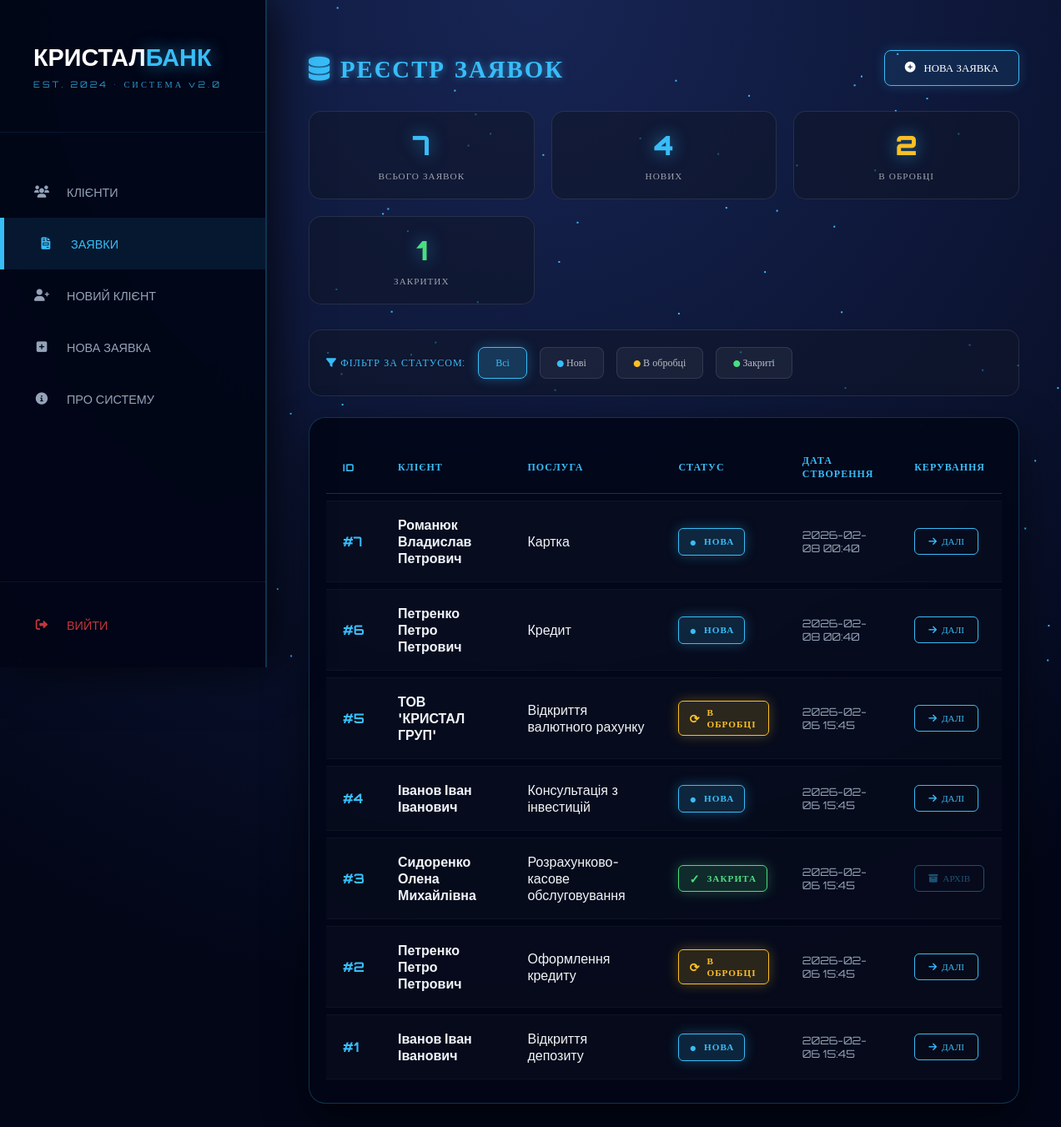
Page /requests (signed in) on the committed database.
### tables this page shows
CREATE TABLE requests (
            id INTEGER PRIMARY KEY AUTOINCREMENT,
            client_id INTEGER NOT NULL,
            service TEXT NOT NULL,
            status TEXT NOT NULL DEFAULT 'Нова' CHECK(status IN ('Нова', 'В обробці', 'Закрита')),
            created_at TIMESTAMP DEFAULT CURRENT_TIMESTAMP,
            updated_at TIMESTAMP DEFAULT CURRENT_TIMESTAMP,
            FOREIGN KEY (client_id) REFERENCES clients (id) ON DELETE CASCADE
        );

CREATE TABLE clients (
            id INTEGER PRIMARY KEY AUTOINCREMENT,
            name TEXT NOT NULL,
            phone TEXT NOT NULL UNIQUE,
            type TEXT NOT NULL CHECK(type IN ('Фізична особа', 'Юридична особа')),
            created_at TIMESTAMP DEFAULT CURRENT_TIMESTAMP,
            updated_at TIMESTAMP DEFAULT CURRENT_TIMESTAMP
        );

### app.py (the view)
@app.route("/requests")
@login_required
def requests_page():
    status_filter = request.args.get('status', '')
    db = get_db()
    if status_filter and status_filter in ['Нова', 'В обробці', 'Закрита']:
        reqs = db.execute("""
            SELECT requests.*, clients.name AS client_name
            FROM requests
            JOIN clients ON requests.client_id = clients.id
            WHERE requests.status = ?
            ORDER BY requests.created_at DESC
        """, (status_filter,)).fetchall()
    else:
        reqs = db.execute("""
            SELECT requests.*, clients.name AS client_name
            FROM requests
            JOIN clients ON requests.client_id = clients.id
            ORDER BY requests.created_at DESC
        """).fetchall()
    stats = {
        "total": db.execute("SELECT COUNT(*) FROM requests").fetchone()[0],
        "new": db.execute("SELECT COUNT(*) FROM requests WHERE status='Нова'").fetchone()[0],
        "processing": db.execute("SELECT COUNT(*) FROM requests WHERE status='В обробці'").fetchone()[0],
        "closed": db.execute("SELECT COUNT(*) FROM requests WHERE status='Закрита'").fetchone()[0]
    }
    return render_template("requests.html", requests=reqs, status_filter=status_filter, stats=stats)

### app.py (called while the page is built)
@app.after_request
def set_security_headers(response):
    response.headers['X-Content-Type-Options'] = 'nosniff'
    response.headers['X-Frame-Options'] = 'DENY'
    response.headers['X-XSS-Protection'] = '1; mode=block'
    response.headers['Strict-Transport-Security'] = 'max-age=31536000; includeSubDomains'
    response.headers['Content-Security-Policy'] = "default-src 'self' 'unsafe-inline' https://cdnjs.cloudflare.com https://cdn.jsdelivr.net https://fonts.googleapis.com https://bank.gov.ua; img-src 'self' data:;"
    return response

def login_required(f):
    @wraps(f)
    def decorated(*args, **kwargs):
        if "user" not in session:
            flash("Будь ласка, увійдіть в систему", "error")
            return redirect("/login")
        return f(*args, **kwargs)
    return decorated

### db.py (called while the page is built)
def get_db():
    conn = sqlite3.connect(DB_NAME, check_same_thread=False)
    conn.row_factory = sqlite3.Row
    conn.execute("PRAGMA foreign_keys = ON")
    conn.execute("PRAGMA journal_mode = WAL")  # Write-Ahead Logging для кращої продуктивності
    return conn

### templates/requests.html (shortened to what this page needs)
{% extends "base.html" %}
{% block content %}
<div class="content-wrapper">
    <div class="page-header">
        <h2 class="page-title">
            <i class="fas fa-database"></i> РЕЄСТР ЗАЯВОК
        </h2>
        <a href="/add-request" class="btn-cyber-main">
            <i class="fas fa-plus-circle"></i> НОВА ЗАЯВКА
        </a>
    </div>
    <div class="stats-grid">
        <div class="stat-card">
            <div class="stat-number">{{ stats.total }}</div>
            <div class="stat-label">ВСЬОГО ЗАЯВОК</div>
        </div>
        <div class="stat-card">
            <div class="stat-number" style="color: var(--accent);">{{ stats.new }}</div>
            <div class="stat-label">НОВИХ</div>
        </div>
        <div class="stat-card">
            <div class="stat-number" style="color: #fbbf24;">{{ stats.processing }}</div>
            <div class="stat-label">В ОБРОБЦІ</div>
        </div>
        <div class="stat-card">
            <div class="stat-number" style="color: #4ade80;">{{ stats.closed }}</div>
            <div class="stat-label">ЗАКРИТИХ</div>
        </div>
    </div>
    <div class="filters-section">
        <span class="filter-label">
            <i class="fas fa-filter"></i> ФІЛЬТР ЗА СТАТУСОМ:
        </span>
        <a href="/requests" class="filter-btn {% if not status_filter %}active{% endif %}">
            Всі
        </a>
        <a href="/requests?status=Нова" class="filter-btn {% if status_filter == 'Нова' %}active{% endif %}">
            <i class="fas fa-circle" style="color: var(--accent); font-size: 0.5rem;"></i> Нові
        </a>
        <a href="/requests?status=В обробці" class="filter-btn {% if status_filter == 'В обробці' %}active{% endif %}">
            <i class="fas fa-circle" style="color: #fbbf24; font-size: 0.5rem;"></i> В обробці
        </a>
        <a href="/requests?status=Закрита" class="filter-btn {% if status_filter == 'Закрита' %}active{% endif %}">
            <i class="fas fa-circle" style="color: #4ade80; font-size: 0.5rem;"></i> Закриті
        </a>
    </div>
    <div class="table-responsive">
        <table class="cyber-table">
            <thead>
                <tr>
                    <th>ID</th>
                    <th>КЛІЄНТ</th>
                    <th>ПОСЛУГА</th>
                    <th>СТАТУС</th>
                    <th>ДАТА СТВОРЕННЯ</th>
                    <th>КЕРУВАННЯ</th>
                </tr>
            </thead>
            <tbody>
                {% if requests %}
                    {% for r in requests %}
                    <tr>
                        <td style="color: var(--accent); font-family: 'Orbitron'; font-weight: bold;">
                            #{{ r.id }}
                        </td>
                        <td>
                            <strong>{{ r.client_name }}</strong>
                        </td>
                        <td>{{ r.service }}</td>
                        <td>
                            {% if r.status == 'Нова' %}
                                <span class="status-badge status-new">
                                    <span class="status-icon">●</span> {{ r.status }}
                                </span>
                            {% elif r.status == 'В обробці' %}
                                <span class="status-badge status-processing">
                                    <span class="status-icon">⟳</span> {{ r.status }}
                                </span>
                            {% else %}
                                <span class="status-badge status-closed">
                                    <span class="status-icon">✓</span> {{ r.status }}
                                </span>
                            {% endif %}
                        </td>
                        <td style="font-family: 'Orbitron'; font-size: 0.8rem; color: #94a3b8;">
                            {{ r.created_at[:16] }}
                        </td>
                        <td>
                            {% if r.status != "Закрита" %}
                                <a href="/request/{{ r.id }}/status" class="btn-action-small">
                                    <i class="fas fa-arrow-right"></i> ДАЛІ
                                </a>
                            {% else %}
                                <span class="btn-action-small btn-action-disabled">
                                    <i class="fas fa-archive"></i> АРХІВ
                                </span>
                            {% endif %}
                        </td>
                    </tr>
                    {% endfor %}
                {% endif %}
            </tbody>
        </table>
    </div>
</div>
{% endblock %}

### templates/base.html (shortened to what this page needs)
<!DOCTYPE html>
<html lang="uk">
<head>
    <link rel="stylesheet" href="https://cdnjs.cloudflare.com/ajax/libs/font-awesome/6.0.0/css/all.min.css">
</head>
<body>
<div class="cyber-background">
    <canvas id="cyber-canvas"></canvas>
</div>
<aside class="sidebar" id="sidebar">
    <div class="sidebar-header">
        <a href="/" class="brand-name">КРИСТАЛ<span>БАНК</span></a>
        <div class="brand-subtitle">EST. 2024 • СИСТЕМА v2.0</div>
    </div>
    <nav class="nav-menu">
        <a href="/clients" class="nav-link"><i class="fas fa-users"></i>КЛІЄНТИ</a>
        <a href="/requests" class="nav-link"><i class="fas fa-file-invoice"></i>ЗАЯВКИ</a>
        <a href="/add-client" class="nav-link"><i class="fas fa-user-plus"></i>НОВИЙ КЛІЄНТ</a>
        <a href="/add-request" class="nav-link"><i class="fas fa-plus-square"></i>НОВА ЗАЯВКА</a>
        <a href="/about" class="nav-link"><i class="fas fa-info-circle"></i>ПРО СИСТЕМУ</a>
    </nav>
    <div class="sidebar-footer">
        <a href="/logout" class="nav-link logout-btn">
            <i class="fas fa-sign-out-alt"></i>ВИЙТИ
        </a>
    </div>
</aside>
<main class="main-content">
    {% block content %}{% endblock %}
</main>
<script>
    const canvas = document.getElementById('cyber-canvas');
    const ctx = canvas.getContext('2d');
    function resizeCanvas() {
        canvas.width = window.innerWidth;
        canvas.height = window.innerHeight;
    }
    resizeCanvas();
    window.addEventListener('resize', resizeCanvas);
    class Particle {
        constructor() {
            this.x = Math.random() * canvas.width;
            this.y = Math.random() * canvas.height;
            this.size = Math.random() * 1.5 + 0.5;
            this.speedX = Math.random() * 0.3 - 0.15;
            this.speedY = Math.random() * 0.3 - 0.15;
        }
        update() {
            this.x += this.speedX;
            this.y += this.speedY;
            if (this.x < 0) this.x = canvas.width;
            if (this.x > canvas.width) this.x = 0;
            if (this.y < 0) this.y = canvas.height;
            if (this.y > canvas.height) this.y = 0;
        }
        draw() {
            ctx.fillStyle = '#38bdf8';
            ctx.fillRect(this.x, this.y, 2, 2);
        }
    }
    const particles = Array.from({ length: 120 }, () => new Particle());
    function animate() {
        ctx.clearRect(0, 0, canvas.width, canvas.height);
        particles.forEach(p => {
            p.update();
            p.draw();
        });
        requestAnimationFrame(animate);
    }
    animate();
    // Авто-активація посилань
    const currentPath = window.location.pathname;
    document.querySelectorAll('.nav-link').forEach(link => {
        if (link.getAttribute('href') === currentPath) {
            link.classList.add('active');
        }
    });
</script>
</body>
</html>

### templates/base.html (style rules this page uses)
:root { --accent: #38bdf8; --accent-glow: rgba(56, 189, 248, 0.6); --bg-dark-main: #0b1222; --sidebar-w: 320px; --card-bg-dark: rgba(2, 6, 23, 0.88); --glass-border: rgba(56, 189, 248, 0.25); --success: #00ff88; --warning: #fbbf24; --error: #ef4444; }
* { margin: 0; padding: 0; box-sizing: border-box; }
body { color: #f1f5f9; font-family: 'Inter', sans-serif; display: flex; min-height: 100vh; overflow-x: hidden; background: #0b1222; position: relative; }
.cyber-background { position: fixed; inset: 0; z-index: -2; background: radial-gradient(circle at 50% 0%, #172554 0%, #020617 80%); overflow: hidden; }
#cyber-canvas { position: absolute; inset: 0; z-index: -1; }
.sidebar { width: var(--sidebar-w); background: rgba(2, 6, 23, 0.95); backdrop-filter: blur(30px); border-right: 2px solid var(--glass-border); display: flex; flex-direction: column; position: fixed; height: 100vh; z-index: 100; box-shadow: 10px 0 50px rgba(0, 0, 0, 0.7); }
.sidebar-header { padding: 50px 40px; border-bottom: 1px solid rgba(56, 189, 248, 0.1); position: relative; }
.brand-name { font-family: 'Orbitron', sans-serif; font-size: 1.8rem; font-weight: 900; color: #fff; text-decoration: none; }
.brand-name span { color: var(--accent); text-shadow: 0 0 20px var(--accent-glow); }
.brand-subtitle { font-size: 0.65rem; color: var(--accent); margin-top: 8px; letter-spacing: 3px; font-family: 'Orbitron'; opacity: 0.8; }
.nav-menu { padding: 40px 0; flex-grow: 1; }
.nav-link { padding: 22px 40px; display: flex; align-items: center; gap: 20px; color: #94a3b8; text-decoration: none; font-family: 'Orbitron', sans-serif; font-size: 0.9rem; transition: all 0.3s ease; }
.nav-link i { width: 20px; text-align: center; }
.nav-link.active { color: var(--accent); background: rgba(56, 189, 248, 0.1); border-left: 5px solid var(--accent); }
.sidebar-footer { padding: 20px 0; border-top: 1px solid rgba(255, 255, 255, 0.05); }
.logout-btn { color: var(--error) !important; opacity: 0.8; }
.main-content { margin-left: var(--sidebar-w); flex-grow: 1; padding: 50px; min-height: 100vh; z-index: 1; }

### rows in the picture
requests: id "7", client_name "Романюк Владислав Петрович", service "Картка", status "НОВА", created_at "2026-02-08 00:40"
requests: id "6", client_name "Петренко Петро Петрович", service "Кредит", status "НОВА", created_at "2026-02-08 00:40"
requests: id "5", client_name "ТОВ 'КРИСТАЛ ГРУП'", service "Відкриття валютного рахунку", status "В ОБРОБЦІ", created_at "2026-02-06 15:45"
requests: id "4", client_name "Іванов Іван Іванович", service "Консультація з інвестицій", status "НОВА", created_at "2026-02-06 15:45"
requests: id "3", client_name "Сидоренко Олена Михайлівна", service "Розрахунково-касове обслуговування", status "ЗАКРИТА", created_at "2026-02-06 15:45", shows "АРХІВ"
requests: id "2", client_name "Петренко Петро Петрович", service "Оформлення кредиту", status "В ОБРОБЦІ", created_at "2026-02-06 15:45"
requests: id "1", client_name "Іванов Іван Іванович", service "Відкриття депозиту", status "НОВА", created_at "2026-02-06 15:45"

### other values in the picture
{{ stats.total }} "7"
{{ stats.new }} "4"
{{ stats.processing }} "2"
{{ stats.closed }} "1"
